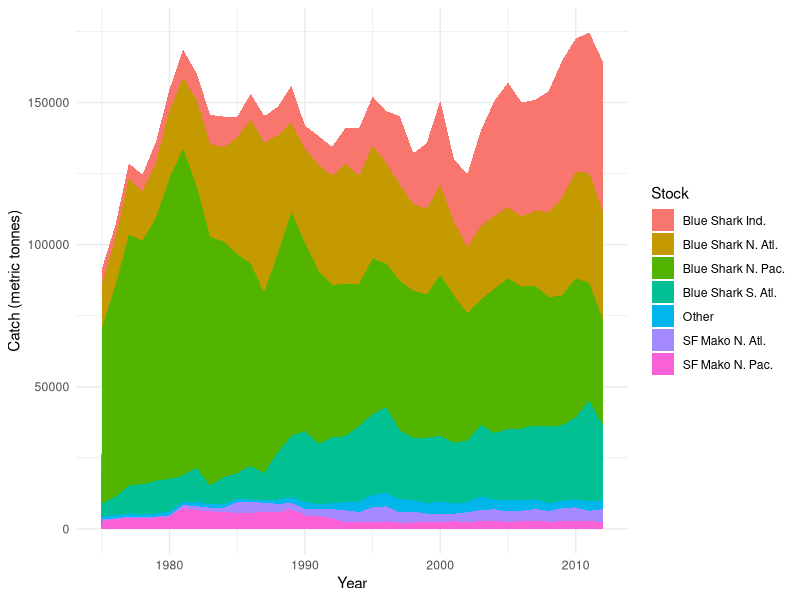

Generate this figure with R:
## ---- chunk 1
knitr::opts_chunk$set(echo = TRUE, warning = FALSE, message = FALSE)

library(tidyverse)
library(here)

## ---- chunk 2
blshario_combined <- read_csv(here("data", "shark", "blshario_catch.csv")) %>% 
  filter(year %in% c(1950:2020)) %>% 
  select(stockid, year, catch) 
## ---- chunk 3
blsharnatl_combined <- read_csv(here("data", "shark", "blsharnatl_catch.csv")) %>% 
  filter(year %in% c(1950:2020)) %>% 
  select(stockid, year, catch)
## ---- chunk 4
blsharsatl_combined <- read_csv(here("data", "shark", "blsharsatl_catch.csv")) %>% 
  filter(year %in% c(1950:2020)) %>% 
  select(stockid, year, catch)
## ---- chunk 5
blsharnpac_combined <- read_csv(here("data", "shark", "blsharnpac_timeseries_2012.csv")) %>% 
  filter(year %in% c(1950:2020)) %>% 
  select(stockid, year, TCbest) %>% 
  rename(catch = TCbest)
## ---- chunk 6
porsharneatl_combined <- read_csv(here("data", "shark", "porsharneatl_catch.csv")) %>%
  filter(year %in% c(1950:2020)) %>% 
  rename(catch = TCbest)
## ---- chunk 7
porsharnwatl_combined <- read_csv(here("data", "shark", "porsharnwatl_catch.csv")) %>%
  filter(year %in% c(1950:2020)) %>% 
  rename(catch = TCbest)
## ---- chunk 8
sfmakonatl_combined <- read_csv(here("data", "shark", "sfmakonatl_catch.csv")) %>% 
  filter(year %in% c(1950:2020)) %>% 
  select(stockid, year, catch)
## ---- chunk 9
sfmakosatl_combined <- read_csv(here("data", "shark", "sfmakosatl_catch.csv")) %>% 
  filter(year %in% c(1950:2020)) %>% 
  select(stockid, year, catch)
## ---- chunk 10
sfmakonpac_combined <- read_csv(here("data", "shark", "sfmakonpac_catch.csv")) %>%
  filter(year %in% c(1950:2020)) %>% 
  select(stockid, year, catch)
## ---- chunk 11
sfmakonwpac_combined <- read_csv(here("data", "shark", "sfmakonwpac_timeseries_2003.csv")) %>%
  filter(year %in% c(1950:2020)) %>% 
  select(stockid, year, TCbest) %>% 
  rename(catch = TCbest)
## ---- chunk 12

## ---- chunk 13

# Run all chunks below before this 

shark_catch <- data.frame(blshario_combined) %>% 
  bind_rows(blsharnatl_combined,
            blsharsatl_combined,
            blsharnpac_combined,
            porsharneatl_combined,
            porsharnwatl_combined,
            sfmakonatl_combined,
            sfmakosatl_combined,
            sfmakonpac_combined,
            sfmakonwpac_combined) %>% 
  filter(year %in% c(1975:2012))

shark_catch_top <- shark_catch %>% 
  group_by(stockid) %>% 
  summarize(catch_sum = sum(catch)) %>% 
  arrange(desc(catch_sum)) %>% 
  slice_max(catch_sum, n = 6)

top_stocks <- c(unique(shark_catch_top$stockid))
  
shark_catch_top6 <- shark_catch %>% 
  filter(stockid %in% top_stocks)
# Time series for only top 8 stocks 

shark_catch_other <- shark_catch %>% 
  filter(!stockid %in% top_stocks) %>% 
  group_by(year) %>% 
  summarize(catch = sum(catch)) %>% 
  mutate(stockid = "Other")
  
#Now all remaining stocks are "other"

shark_catch_condensed <- data.frame(shark_catch_top6) %>% 
  bind_rows(shark_catch_other) %>% 
  mutate(stock_name = case_when(stockid == "BLSHARIO" ~ "Blue Shark Ind.",
                                stockid == "BLSHARNATL" ~ "Blue Shark N. Atl.",
                                stockid == "BLSHARNPAC" ~ "Blue Shark N. Pac.",
                                stockid == "BLSHARSATL" ~ "Blue Shark S. Atl.",
                                stockid == "SFMAKONATL" ~ "SF Mako N. Atl.",
                                stockid == "SFMAKONPAC" ~ "SF Mako N. Pac.",
                                stockid == "Other" ~ "Other")) 
## ---- chunk 14
ggplot(shark_catch_condensed, aes(x = year, y = catch, fill = stock_name)) +
  geom_area() +
  labs(x = "Year", y = "Catch (metric tonnes)", fill = "Stock") +
  theme_minimal()
